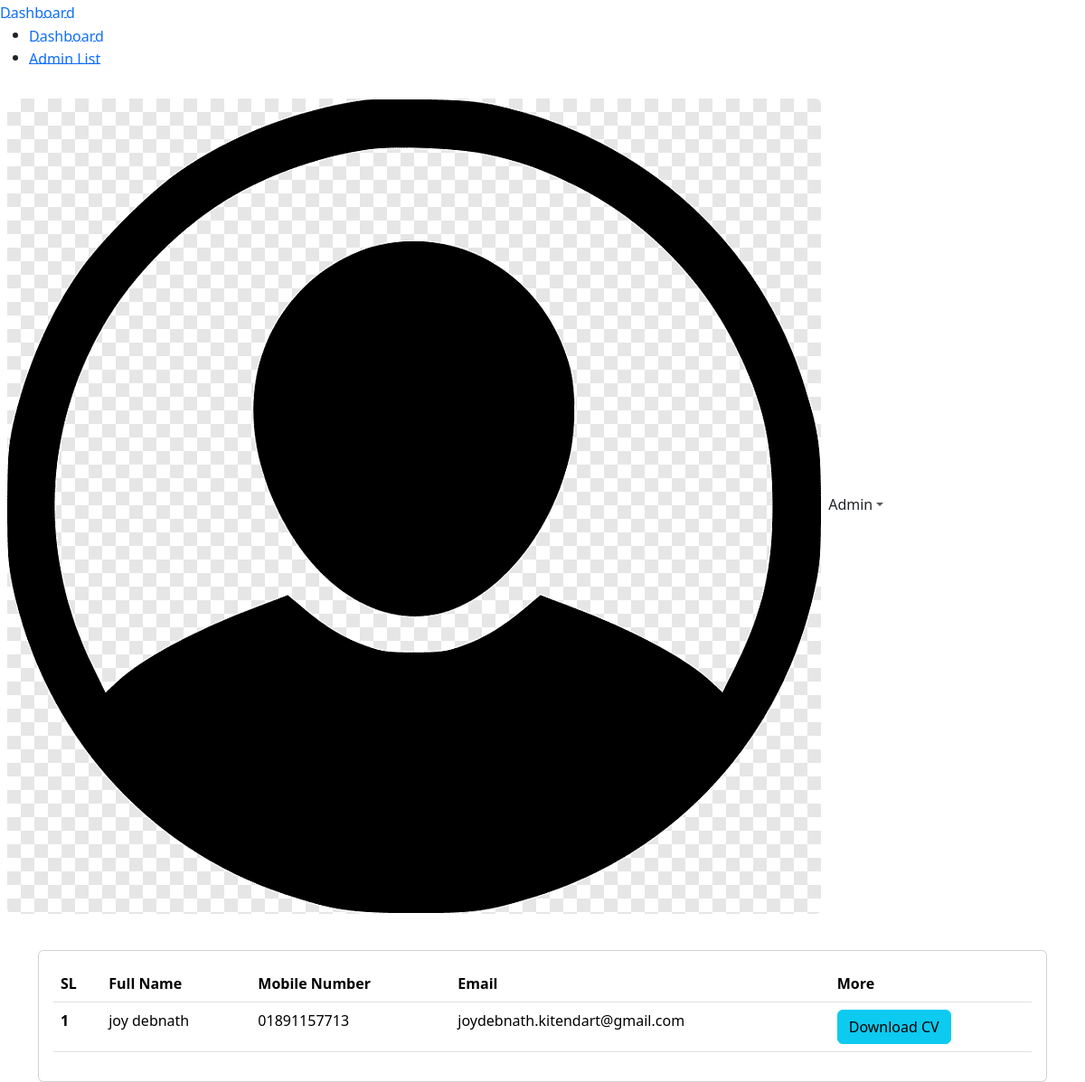
The app's page /user/users-info/ (signed in), older data.
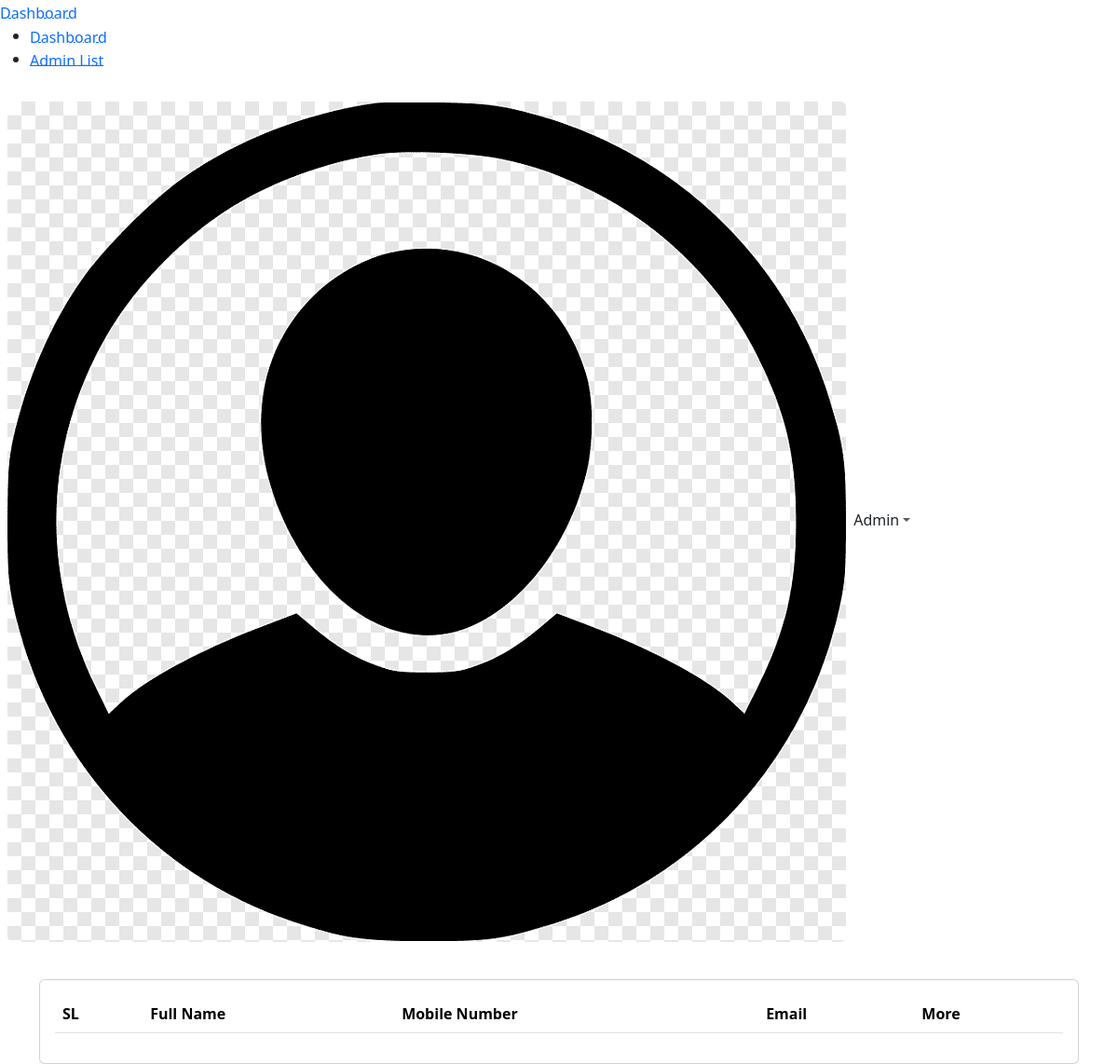
The same page, newer data.
### userprofile/models.py (models this page shows, shortened)
class CvUpload(models.Model):
    person = models.OneToOneField(User, null=True, blank=True, on_delete= models.CASCADE)
    upload_cv = models.FileField(upload_to='cv', null=True, blank=True)

### accounts/models.py (models this page shows, shortened)
class User(AbstractUser):
    full_name = models.CharField(max_length=150, null=True)
    email = models.EmailField(unique=True, null=True)
    mobile_number = models.CharField(max_length=11, null=True, unique=True)
    profile_picture = models.ImageField(upload_to='profile/', null=True, blank=True, default='user-default/avatar.png')
    USERNAME_FIELD = 'mobile_number'
    REQUIRED_FIELDS = ['username']

### userprofile/views.py (the view)
# urls.py: path('users-info/', views.usersInfo, name="users-info"),
def usersInfo(request):
    cvs = CvUpload.objects.all()
    context = {'cvs': cvs}
    return render(request, 'userprofile/users_info.html', context)

### userprofile/templates/userprofile/users_info.html (shortened to what this page needs)
{% extends 'userprofile/base.html' %}
{% block content %}
<br>
<div class="container">
    <div class="card">
        <div class="card-body">
            <table class="table">
                <thead>
                  <tr>
                    <th scope="col">SL</th>
                    <th scope="col">Full Name</th>
                    <th scope="col">Mobile Number</th>
                    <th scope="col">Email</th>
                    <th scope="col">More</td>
                  </tr>
                </thead>
                {% for obj in cvs %}
                <tbody>
                  <tr>
                    <th scope="row">{{ forloop.counter }}</th>
                    <td>{{ obj.person.full_name }}</td>
                    <td>{{ obj.person.mobile_number }}</td>
                    <td>{{ obj.person.email }}</td>
                    <td><a href="{{ obj.upload_cv.url }}" class="btn btn-info">Download CV</a></td>
                  </tr>
                </tbody>
                {% endfor %}
              </table>
        </div>
    </div>
</div>
{% endblock %}

Row changes from the older to the newer data that the page shows:
removed CvUpload: person.full_name "joy debnath", person.mobile_number "01891157713", person.email "joydebnath.kitendart@gmail.com"
